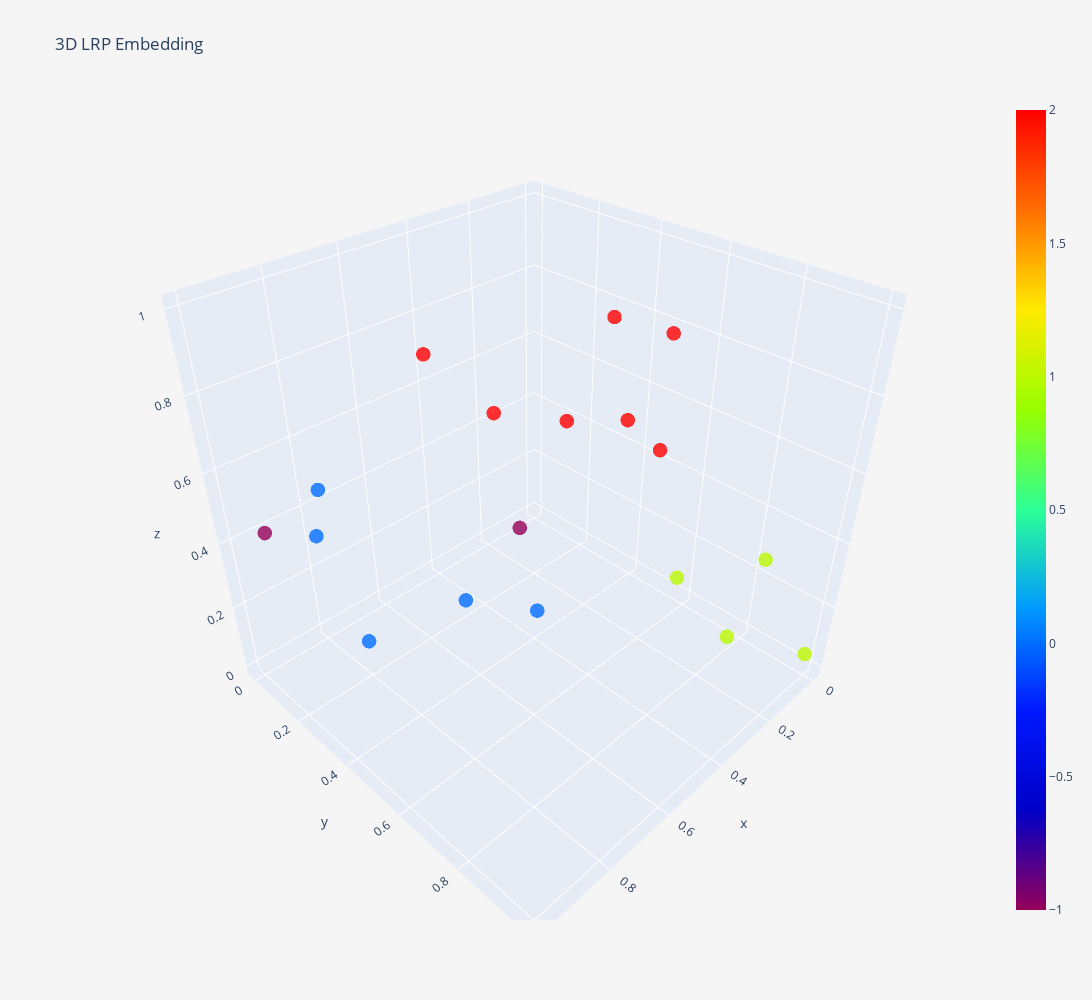

The code cell stored with this chart in its notebook:
### Code cell
plot_3d_lrp(pipeline.training_lrp, colors=pipeline.clusterer.labels_, labels=correct_HR["ASD_DX_group"])

### Figure 1 — Plotly figure (JSON) as saved in the notebook; plotly's stock layout.template omitted (floating-point values rounded to 4 significant figures)
{"data": [{"marker": {"color": [2, 2, 1, 2, -1, 2, 1, 1, 0, 1, 2, -1, 0, 0, 2, 2, 0, 0], "colorscale": [[0, "rgb(150,0,90)"], [0.125, "rgb(0,0,200)"], [0.25, "rgb(0,25,255)"], [0.375, "rgb(0,152,255)"], [0.5, "rgb(44,255,150)"], [0.625, "rgb(151,255,0)"], [0.75, "rgb(255,234,0)"], [0.875, "rgb(255,111,0)"], [1, "rgb(255,0,0)"]], "opacity": 0.8, "showscale": true, "size": 5}, "mode": "markers", "name": "Training", "text": ["ASD", "ASD", "ASD", "ASD", "ASD", "ASD", "ASD", "ASD", "ASD", "ASD", "ASD", "ASD", "ASD", "ASD", "ASD", "ASD", "ASD", "ASD"], "type": "scatter3d", "x": [0.6497, 0.2865, 0.03888, 0.479, 0.3453, 0, 0.01492, 0.0666, 0.7881, 0.05102, 0.2339, 0.9695, 0.9505, 1, 0.4132, 0.1591, 0.8833, 0.6949], "y": [0.3173, 0.1347, 0.5991, 0.5773, 0.2905, 0.4751, 1.0, 0.873, 0, 0.789, 0.6574, 0.08885, 0.3212, 0.518, 0.6404, 0.4865, 0.6955, 0.7039], "z": [0.8876, 0.525, 0.08933, 0.7614, 0.2599, 0.4336, 0.05335, 0.3199, 0.3124, 0, 0.9108, 0.4642, 0.6869, 0.4276, 1, 0.5956, 0.5749, 0.4374]}], "layout": {"autosize": false, "height": 1000, "paper_bgcolor": "#F5F5F5", "scene": {"aspectmode": "auto", "aspectratio": {"x": 1.0, "y": 1.0, "z": 1.0}}, "title": {"text": "3D LRP Embedding"}, "width": 1200}}
